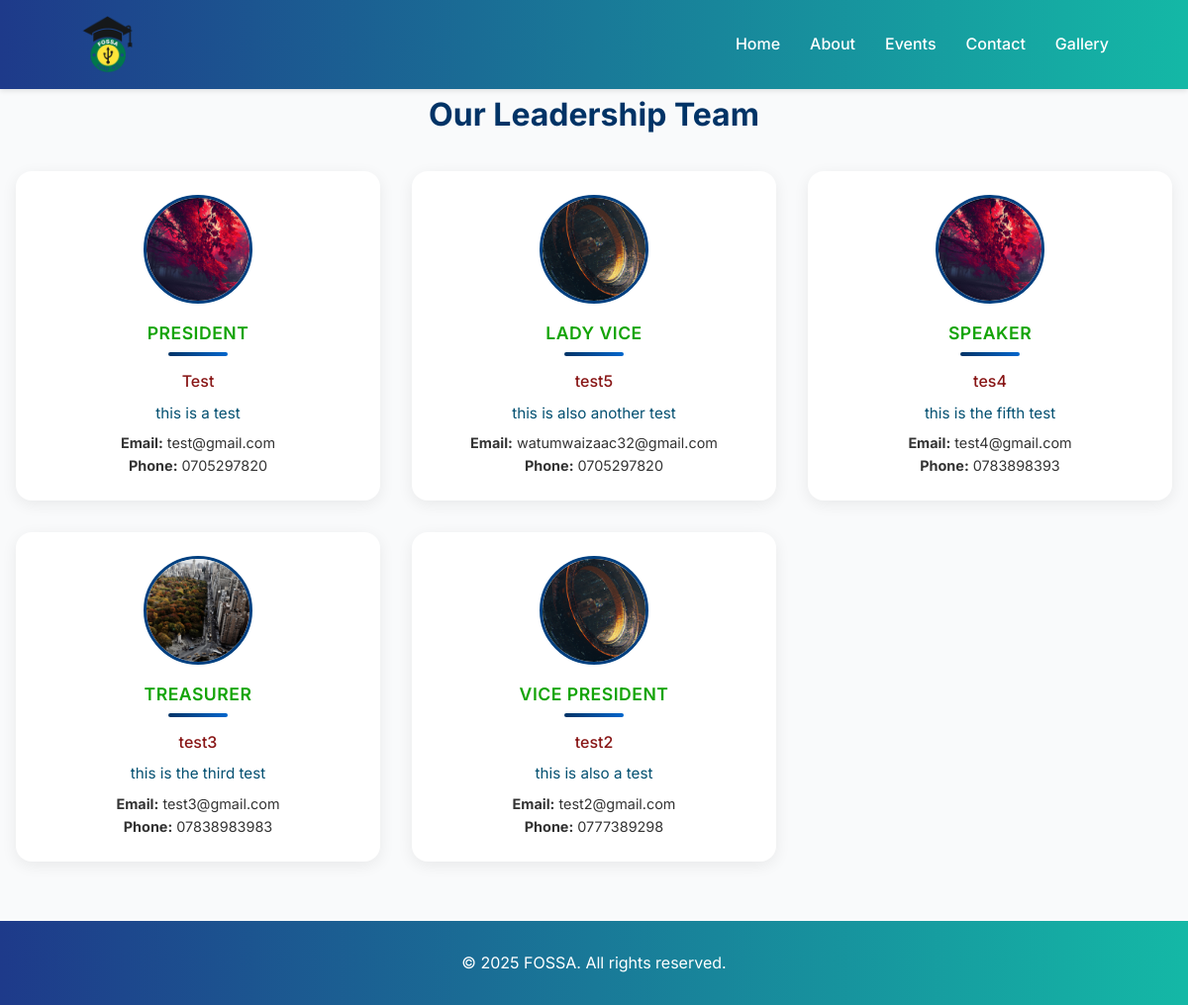
Page /cabinet/ on the committed database.
### app/models.py (models this page shows, shortened)
class Cabinet(models.Model):
    name = models.CharField(max_length=200, help_text="Full name of the cabinet member")
    role = models.CharField(max_length=100, help_text="Position or role in the cabinet (e.g., President, Secretary)")
    email = models.EmailField(blank=True, null=True, help_text="Contact email (optional)")
    phone = models.CharField(max_length=15, blank=True, null=True, help_text="Contact phone number (optional)")
    image = models.ImageField(upload_to='cabinet/', blank=True, null=True, help_text="Profile photo of the cabinet member")
    bio = models.TextField(blank=True, null=True, help_text="Brief biography or description")
    created_at = models.DateTimeField(auto_now_add=True, help_text="Date the member was added")
    class Meta:
        ordering = ['role', 'name']
        verbose_name_plural = "Cabinet Members"

### app/views.py (the view)
# urls.py: path('cabinet/', views.cabinet_list, name='cabinet'),
def cabinet_list(request):
    cabinets = Cabinet.objects.all()
    return render(request, 'cabinet_list.html', {'cabinets': cabinets})

### templates/cabinet_list.html (shortened to what this page needs)
{% extends 'base.html' %}
{% block content %}
<section id="cabinet" class="section-cabinet">
    <h2 class="section-title">Our Leadership Team</h2>
    <div class="cabinet-grid">
        {% for member in cabinets %}
            <div class="cabinet-card">
                <div class="cabinet-image-wrapper">
                    {% if member.image %}
                        <img src="{{ member.image.url }}" alt="{{ member.name }}" class="cabinet-image">
                    {% else %}
                        <div class="no-image">No Photo</div>
                    {% endif %}
                </div>
                <div class="cabinet-info">
                    <h3 class="cabinet-role">{{ member.role }}</h3>
                    <p class="cabinet-name">{{ member.name }}</p>
                    <p class="cabinet-bio">{{ member.bio|default:"No biography available." }}</p>
                    <p class="cabinet-contact">
                        <strong>Email:</strong> {{ member.email|default:"Not provided" }}<br>
                        <strong>Phone:</strong> {{ member.phone|default:"Not provided" }}
                    </p>
                </div>
            </div>
        {% empty %}
            <p>No cabinet members available.</p>
        {% endfor %}
    </div>
</section>
{% endblock %}

### templates/base.html (shortened to what this page needs)
<!DOCTYPE html>
<html lang="en">
<head>
    {% load static %}
    <link rel="stylesheet" href="/static/css/styles.css">
    <link rel="stylesheet" href="https://cdnjs.cloudflare.com/ajax/libs/font-awesome/5.15.2/css/all.min.css">
</head>
<body>
    <nav class="navbar">
        <img src="/static/images/fossa_logo.png" alt="FOSSA Logo" class="nav-logo">
        <ul class="nav-links">
            <li><a href="/index/">Home</a></li>
            <li><a href="#about">About</a></li>
            <li><a href="#events">Events</a></li>
            <li><a href="#contact">Contact</a></li>
            <li><a href="{% url 'gallery' %}">Gallery</a></li>
        </ul>
    </nav>
    <main>
        {% block content %}
        {% endblock %}
    </main>
    <footer>
        <p>© 2025 FOSSA. All rights reserved.</p>
    </footer>
</body>
</html>

### static/css/styles.css (style rules this page uses)
* { margin: 0; padding: 0; box-sizing: border-box; font-family: 'Inter', sans-serif; }
body { line-height: 1.6; color: #1f2a44; background-color: #f9fafb; }
.navbar { position: sticky; top: 0; background: linear-gradient(90deg, #1e3a8a, #14b8a6); padding: 15px 80px; display: flex; justify-content: space-between; align-items: center; box-shadow: 0 2px 5px rgba(0, 0, 0, 0.1); z-index: 1000; }
.nav-logo { height: 60px; width: auto; margin-right: 20px; }
.nav-links { list-style: none; display: flex; gap: 30px; }
.nav-links a { color: #fff; text-decoration: none; font-size: 16px; font-weight: 500; transition: color 0.3s ease, transform 0.3s ease; }
footer { background: linear-gradient(90deg, #1e3a8a, #14b8a6); color: #fff; text-align: center; padding: 30px; margin-top: 60px; font-size: 16px; }
.section-title { text-align: center; font-size: 2rem; margin-bottom: 1.5rem; }
.cabinet-grid { display: grid; grid-template-columns: repeat(auto-fit, minmax(280px, 1fr)); gap: 1.5rem; padding: 0 1rem; }
.cabinet-card { background-color: #fff; border-radius: 16px; box-shadow: 0 4px 12px rgba(211, 215, 18, 0.1); overflow: hidden; transition: transform 0.3s ease; display: flex; flex-direction: column; align-items: center; text-align: center; padding: 1rem; }
.cabinet-image-wrapper { width: 120px; height: 120px; margin-bottom: 1rem; }
.cabinet-image { width: 100%; height: 100%; object-fit: cover; border-radius: 50%; border: 3px solid #31c72b; }
.cabinet-role { font-weight: 600; font-size: 1.1rem; color: #333; margin-bottom: 0.2rem; }
.cabinet-name { font-size: 1rem; color: #555; margin-bottom: 0.6rem; }
.cabinet-bio { font-size: 0.95rem; color: #666; margin-bottom: 0.6rem; }
.cabinet-contact { font-size: 0.9rem; color: #444; }
.cabinet-role { font-size: 1.2rem; font-weight: 600; color: #07153f; margin-bottom: 0.3rem; text-transform: uppercase; letter-spacing: 0.5px; }
.section-title { text-align: center; font-size: 2rem; color: #003366; margin-bottom: 2rem; font-weight: 700; }
.cabinet-grid { display: grid; grid-template-columns: repeat(auto-fit, minmax(280px, 1fr)); gap: 2rem; }
.cabinet-card { background: #ffffff; border-radius: 16px; box-shadow: 0 4px 16px rgba(0, 0, 0, 0.07); overflow: hidden; padding: 1.5rem; display: flex; flex-direction: column; align-items: center; transition: transform 0.3s ease, box-shadow 0.3s ease; }
.cabinet-image-wrapper { width: 110px; height: 110px; margin-bottom: 1rem; }
.cabinet-image { width: 100%; height: 100%; object-fit: cover; border-radius: 50%; border: 3px solid #004080; }
.cabinet-role { font-size: 1.1rem; font-weight: 600; color: #14a407; text-transform: uppercase; margin-bottom: 0.3rem; letter-spacing: 0.5px; position: relative; }
.cabinet-role::after { content: ''; display: block; width: 60px; height: 4px; background: linear-gradient(to right, #003366, #0066cc); border-radius: 2px; margin: 0.3rem auto 0.8rem auto; }
.cabinet-name { font-size: 1rem; font-weight: 500; color: #881515; margin-bottom: 0.5rem; }
.cabinet-bio { font-size: 0.95rem; color: #055172; text-align: center; margin-bottom: 0.5rem; line-height: 1.4; }
.cabinet-contact { font-size: 0.9rem; color: #333; text-align: center; }

### rows in the picture
Cabinet: image (picture), role "PRESIDENT", name "Test", bio "this is a test", email "test@gmail.com", phone "0705297820"
Cabinet: image (picture), role "LADY VICE", name "test5", bio "this is also another test", email "watumwaizaac32@gmail.com", phone "0705297820"
Cabinet: image (picture), role "SPEAKER", name "tes4", bio "this is the fifth test", email "test4@gmail.com", phone "0783898393"
Cabinet: image (picture), role "TREASURER", name "test3", bio "this is the third test", email "test3@gmail.com", phone "07838983983"
Cabinet: image (picture), role "VICE PRESIDENT", name "test2", bio "this is also a test", email "test2@gmail.com", phone "0777389298"
